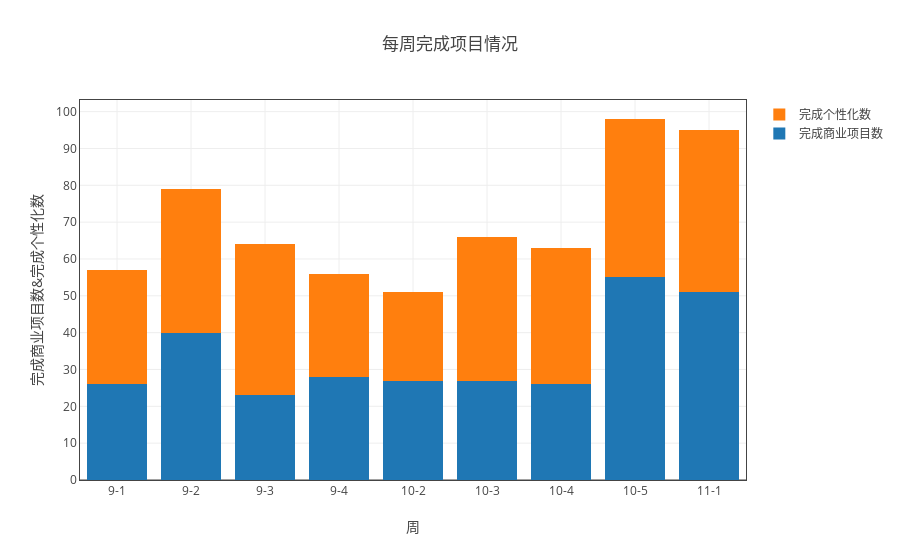
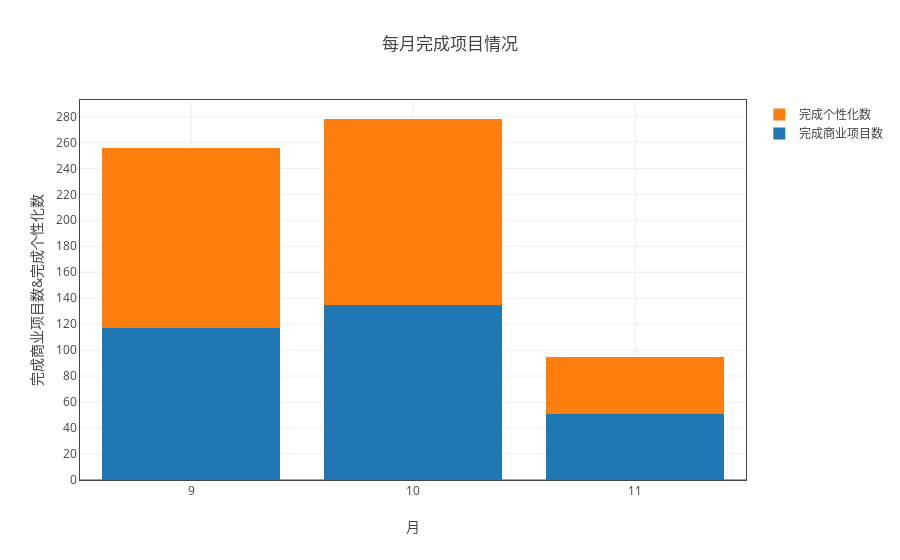

The notebook cell saved with these charts, in order:
### Markdown cell above
### 分析组完成项目数

### Code cell
ss = myModule.format(all_df1 ,"日期（格式“月-周次”）" ,['完成商业项目数','完成个性化数'])
myModule.myPlot(myModule.sort_by_index(ss.groupby('sum'))).plot('stack_bar',fig_title='每周完成项目情况')
ss = myModule.format(all_df1 ,"month" ,['完成商业项目数','完成个性化数'])
myModule.myPlot(ss.groupby('sum')).plot('stack_bar',"月",fig_title='每月完成项目情况')

### Figure 1 — Plotly figure (JSON) as saved in the notebook; plotly's stock layout.template omitted (floating-point values rounded to 4 significant figures)
{"data": [{"name": "完成商业项目数", "type": "bar", "uid": "b9a686c0-e638-11e8-8ddb-a41f72875c19", "x": ["9-1", "9-2", "9-3", "9-4", "10-2", "10-3", "10-4", "10-5", "11-1"], "y": [26, 40, 23, 28, 27, 27, 26, 55, 51]}, {"name": "完成个性化数", "type": "bar", "uid": "b9a686c1-e638-11e8-8ddb-a41f72875c19", "x": ["9-1", "9-2", "9-3", "9-4", "10-2", "10-3", "10-4", "10-5", "11-1"], "y": [31, 39, 41, 28, 24, 39, 37, 43, 44]}], "layout": {"barmode": "stack", "title": "每周完成项目情况", "xaxis": {"mirror": "all", "nticks": 20, "showgrid": true, "showline": true, "title": "周", "type": "category", "zeroline": true}, "yaxis": {"mirror": "all", "nticks": 20, "showgrid": true, "showline": true, "title": "完成商业项目数&完成个性化数", "zeroline": true}}}

### Figure 2 — Plotly figure (JSON) as saved in the notebook; plotly's stock layout.template omitted (floating-point values rounded to 4 significant figures)
{"data": [{"name": "完成商业项目数", "type": "bar", "uid": "b9a686c2-e638-11e8-8ddb-a41f72875c19", "x": [9, 10, 11], "y": [117, 135, 51]}, {"name": "完成个性化数", "type": "bar", "uid": "b9a686c3-e638-11e8-8ddb-a41f72875c19", "x": [9, 10, 11], "y": [139, 143, 44]}], "layout": {"barmode": "stack", "title": "每月完成项目情况", "xaxis": {"mirror": "all", "nticks": 20, "showgrid": true, "showline": true, "title": "月", "type": "category", "zeroline": true}, "yaxis": {"mirror": "all", "nticks": 20, "showgrid": true, "showline": true, "title": "完成商业项目数&完成个性化数", "zeroline": true}}}
